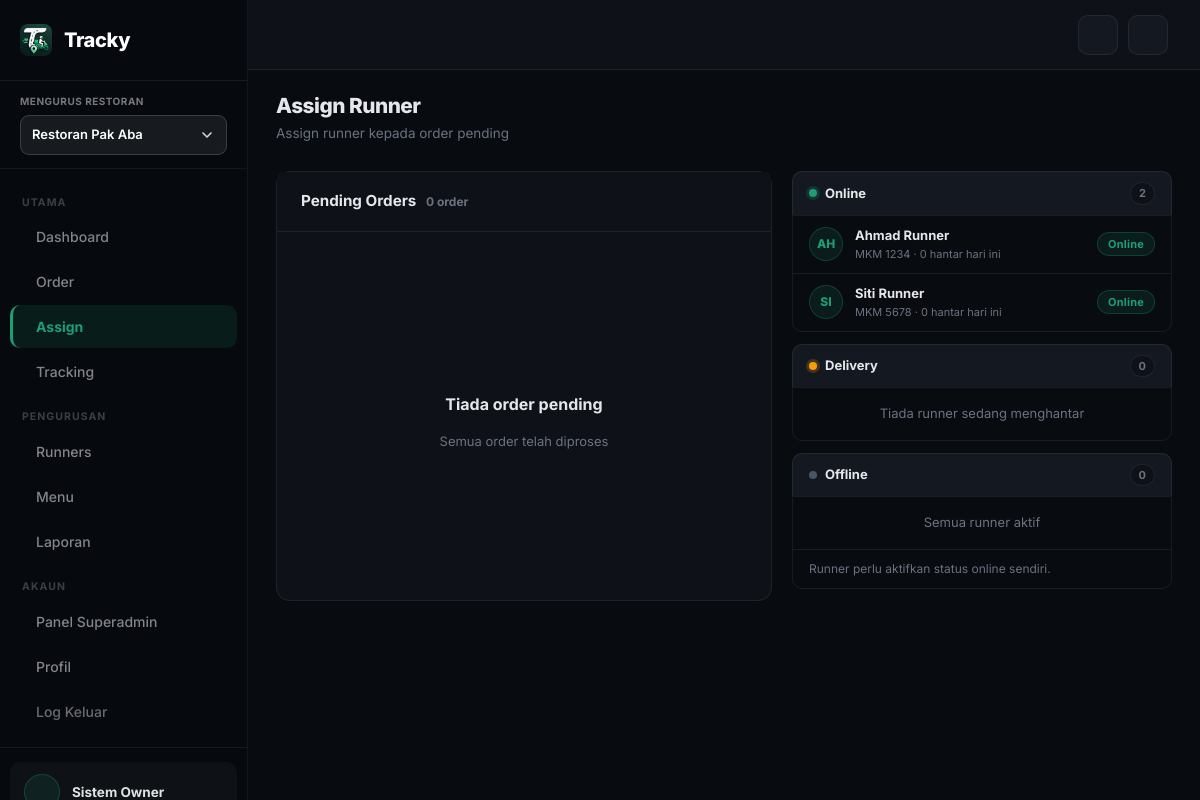
Page /admin/admin_assign.php (signed in) on the committed database.
### tables this page shows
CREATE TABLE runners (
  id INT AUTO_INCREMENT PRIMARY KEY,
  user_id INT NOT NULL,
  restaurant_id INT NULL,
  vehicle_no VARCHAR(20),
  phone VARCHAR(20),
  status ENUM('online','offline','busy') DEFAULT 'offline',
  created_at TIMESTAMP DEFAULT CURRENT_TIMESTAMP,
  INDEX idx_runners_restaurant (restaurant_id),
  FOREIGN KEY (user_id) REFERENCES users(id),
  FOREIGN KEY (restaurant_id) REFERENCES restaurants(id)
);

CREATE TABLE users (
  id INT AUTO_INCREMENT PRIMARY KEY,
  name VARCHAR(100) NOT NULL,
  email VARCHAR(100) UNIQUE NOT NULL,
  password VARCHAR(255) NOT NULL,
  role ENUM('superadmin','admin','staff','runner') NOT NULL,
  phone VARCHAR(20),
  restaurant_id INT NULL,
  is_active TINYINT DEFAULT 1,
  created_at TIMESTAMP DEFAULT CURRENT_TIMESTAMP,
  INDEX idx_users_restaurant (restaurant_id),
  FOREIGN KEY (restaurant_id) REFERENCES restaurants(id)
);

### includes/functions.php (called while the page is built, shortened)
<?php
function e(?string $value): string
{
    return htmlspecialchars($value ?? '', ENT_QUOTES, 'UTF-8');
}
function activeRestaurantId(): int
{
    $role = $_SESSION['role'] ?? '';
    if ($role === 'superadmin') {
        return (int) ($_SESSION['sa_acting_restaurant'] ?? 0);
    }
    return (int) ($_SESSION['restaurant_id'] ?? 0);
}

### admin/admin_assign.php (the view, shortened to what this page needs)
<?php
require_once __DIR__ . '/../includes/db.php';
require_once __DIR__ . '/../includes/functions.php';
$restId = activeRestaurantId();
$pending = [];
$activeSql = "(SELECT COUNT(*) FROM deliveries d WHERE d.runner_id = r.id AND d.status IN ('assigned','picked_up','in_transit'))";
$available = [];
$availRes = mysqli_query($conn, "SELECT r.id, u.name, u.phone, r.vehicle_no, r.status,
  $activeSql AS active_deliveries,
  (SELECT COUNT(*) FROM deliveries d WHERE d.runner_id = r.id AND d.status = 'delivered' AND DATE(d.delivered_at) = CURDATE()) AS deliveries_today
  FROM runners r
  JOIN users u ON r.user_id = u.id
  WHERE r.status = 'online' AND u.is_active = 1 AND r.restaurant_id = $restId AND $activeSql = 0
  ORDER BY u.name ASC");
while ($r = mysqli_fetch_assoc($availRes)) {
    $available[] = $r;
}
$busy = [];
$offline = [];
require_once __DIR__ . '/../includes/admin_layout_start.php';
?>
<div class="page-header">
  <div class="page-header-left">
    <h4>Assign Runner</h4>
    <p>Assign runner kepada order pending</p>
  </div>
</div>
<div class="assign-layout">
  <div class="assign-panel active" id="assign-panel-orders">
    <div class="card">
      <div class="card-header">Pending Orders <span style="color:var(--muted);font-size:12px;margin-left:6px" id="pending-count-label"><?= count($pending) ?> order</span></div>
      <div class="card-body" id="pending-list">
        <?php if (!$pending): ?>
        <div class="assign-empty" style="text-align:center;padding:40px;color:var(--muted)">
          <p style="margin-top:12px;font-weight:700;color:var(--text)">Tiada order pending</p>
          <p style="font-size:13px;margin-bottom:0">Semua order telah diproses</p>
        </div>
        <?php endif; ?>
      </div>
    </div>
  </div>
  <div class="assign-panel" id="assign-panel-runners">
    <div class="runner-status-section">
      <div class="runner-status-header">
        <span class="dot dot-green"></span>
        <span class="runner-status-title">Online</span>
        <span class="runner-status-count" id="available-count"><?= count($available) ?></span>
      </div>
      <div class="runner-status-body" id="available-list">
        <?php if (!$available): ?>
        <div class="runner-empty">Tiada runner online yang tersedia</div>
        <?php else: foreach ($available as $r): ?>
        <div class="runner-row">
          <div class="runner-avatar"><?= strtoupper(substr($r['name'],0,2)) ?></div>
          <div class="flex-grow-1">
            <div class="runner-row-name"><?= e($r['name']) ?></div>
            <div class="runner-row-meta"><?= e($r['vehicle_no']) ?> · <?= (int)$r['deliveries_today'] ?> hantar hari ini</div>
          </div>
          <span class="badge-status status-assigned">Online</span>
        </div>
        <?php endforeach; endif; ?>
      </div>
    </div>
    <div class="runner-status-section">
      <div class="runner-status-header">
        <span class="dot dot-amber"></span>
        <span class="runner-status-title">Delivery</span>
        <span class="runner-status-count" id="busy-count"><?= count($busy) ?></span>
      </div>
      <div class="runner-status-body" id="busy-list">
        <?php if (!$busy): ?>
        <div class="runner-empty">Tiada runner sedang menghantar</div>
        <?php else: foreach ($busy as $r): ?>
        <div class="runner-row">
          <div class="runner-avatar"><?= strtoupper(substr($r['name'],0,2)) ?></div>
          <div class="flex-grow-1">
            <div class="runner-row-name"><?= e($r['name']) ?></div>
            <div class="runner-row-meta"><?= e($r['vehicle_no']) ?> · <i class="ti ti-bike"></i> <?= e($r['order_no']) ?></div>
          </div>
          <span class="badge-status status-assigned">Online</span>
        </div>
        <?php endforeach; endif; ?>
      </div>
    </div>
    <div class="runner-status-section">
      <div class="runner-status-header">
        <span class="dot dot-gray"></span>
        <span class="runner-status-title">Offline</span>
        <span class="runner-status-count" id="offline-count"><?= count($offline) ?></span>
      </div>
      <div class="runner-status-body" id="offline-list">
        <?php if (!$offline): ?>
        <div class="runner-empty">Semua runner aktif</div>
        <?php else: foreach ($offline as $r): ?>
        <div class="runner-row" style="opacity:0.6">
          <div class="runner-avatar"><?= strtoupper(substr($r['name'],0,2)) ?></div>
          <div class="flex-grow-1">
            <div class="runner-row-name"><?= e($r['name']) ?></div>
            <div class="runner-row-meta"><?= e($r['vehicle_no']) ?></div>
          </div>
          <span class="badge-status status-cancelled">Offline</span>
        </div>
        <?php endforeach; endif; ?>
        <div style="padding:10px 16px;font-size:12px;color:var(--muted);border-top:1px solid var(--border)"><i class="ti ti-info-circle"></i> Runner perlu aktifkan status online sendiri.</div>
      </div>
    </div>
  </div>
</div>
<?php
require_once __DIR__ . '/../includes/admin_layout_end.php';
?>

### assets/css/admin.css (style rules this page uses)
:root { --primary: #1D9E75; --primary-dark: #0F6E56; --primary-dim: rgba(29,158,117,0.12); --primary-border: rgba(29,158,117,0.28); --sidebar-bg: #060A0E; --sidebar-width: 268px; --topbar-height: 70px; --bg: #080B0F; --bg2: #0E1117; --bg3: #141820; --border: rgba(255,255,255,0.07); --text: #E5E7EB; --text-2: #CBD5E1; --muted: #6B7280; --radius: 14px; --shadow: 0 1px 4px rgba(0,0,0,0.3), 0 4px 16px rgba(0,0,0,0.2); }
* { box-sizing: border-box; margin: 0; padding: 0; }
body { font-family: 'Inter', sans-serif; background: var(--bg); color: var(--text); transition: background 0.3s, color 0.3s; }
.card { background: var(--bg2) !important; border: 1.5px solid var(--border) !important; border-radius: var(--radius) !important; box-shadow: none !important; color: var(--text) !important; }
.card-header { background: var(--bg2) !important; border-bottom: 1px solid var(--border) !important; color: var(--text) !important; padding: 18px 24px !important; font-weight: 700 !important; font-size: 0.95rem !important; }
.card-body { padding: 24px !important; }
.badge-status { display: inline-flex; align-items: center; gap: 4px; padding: 3px 10px; border-radius: 100px; font-size: 11px; font-weight: 700; letter-spacing: 0.2px; }
.status-assigned { background: var(--primary-dim); color: var(--primary); border: 1px solid var(--primary-border); }
h1,h2,h3,h4,h5,h6 { color: var(--text); }
.page-header { display: flex; align-items: center; justify-content: space-between; gap: 16px; margin-bottom: 28px; flex-wrap: wrap; }
.page-header-left h4 { font-size: 1.3rem; font-weight: 800; color: var(--text); margin: 0; letter-spacing: -0.5px; }
.page-header-left p { font-size: 13.5px; color: var(--muted); margin: 4px 0 0; }
.assign-layout { display: grid; grid-template-columns: 1fr 380px; gap: 20px; align-items: stretch; }
.assign-panel { display: block; }
@media (min-width: 992px) { #assign-panel-orders { display: flex; } }
@media (min-width: 992px) { #assign-panel-orders > .card { display: flex; flex-direction: column; width: 100%; margin-bottom: 0; } }
@media (min-width: 992px) { #assign-panel-orders > .card > .card-body { flex: 1 1 auto; display: flex; flex-direction: column; gap: 12px; } }
@media (min-width: 992px) { #assign-panel-runners { position: sticky; top: 88px; align-self: start; } }
.assign-empty { margin: auto; }
.runner-status-section { margin-bottom: 12px; }
.runner-status-header { display: flex; align-items: center; gap: 8px; padding: 10px 16px; background: var(--bg3); border: 1.5px solid var(--border); border-radius: 10px 10px 0 0; border-bottom: none; }
.runner-status-header .dot { width: 8px; height: 8px; border-radius: 50%; flex-shrink: 0; }
.dot-green { background: var(--primary); box-shadow: 0 0 0 3px rgba(29,158,117,0.2); }
.dot-amber { background: #F59E0B; box-shadow: 0 0 0 3px rgba(245,158,11,0.2); }
.dot-gray { background: #475569; }
.runner-status-title { font-size: 13px; font-weight: 700; color: var(--text); flex: 1; }
.runner-status-count { font-size: 11px; font-weight: 700; color: var(--muted); background: var(--bg2); border: 1px solid var(--border); padding: 2px 8px; border-radius: 100px; }
.runner-status-body { border: 1.5px solid var(--border); border-radius: 0 0 10px 10px; overflow: hidden; }
.runner-row { display: flex; align-items: center; gap: 12px; padding: 10px 16px; border-bottom: 1px solid var(--border); transition: background 0.15s; }
.runner-row:last-child { border-bottom: none; }
.runner-avatar { width: 34px; height: 34px; border-radius: 50%; background: var(--primary-dim); border: 1.5px solid var(--primary-border); display: flex; align-items: center; justify-content: center; font-size: 12px; font-weight: 800; color: var(--primary); flex-shrink: 0; }
.runner-row-name { font-size: 13px; font-weight: 700; color: var(--text); }
.runner-row-meta { font-size: 11px; color: var(--muted); margin-top: 1px; }
.runner-empty { padding: 16px; text-align: center; font-size: 13px; color: var(--muted); }
@media (min-width: 992px) and (max-width: 1280px) { :root { --sidebar-width: 248px; } }

### rows in the picture
runners: user.name "AH", user.name "Ahmad Runner", vehicle_no "MKM 1234", deliveries_today "0"
runners: user.name "SI", user.name "Siti Runner", vehicle_no "MKM 5678", deliveries_today "0"

### other values in the picture
$_SESSION['name'] "Sistem Owner"
count($pending) "0"
count($available) "2"
count($busy) "0"
count($offline) "0"
form field value "Restoran Pak Aba"
